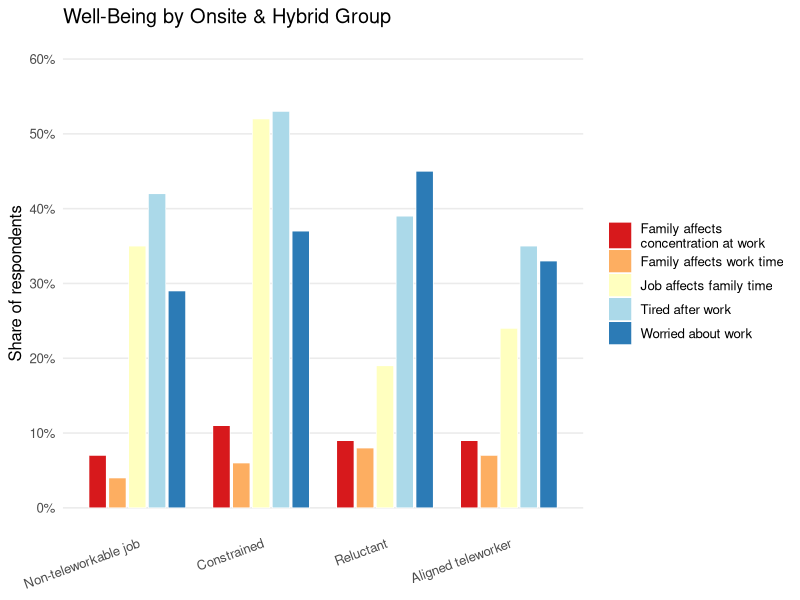

Reproduce this figure in R.
library(dplyr)
library(tidyr)
library(ggplot2)
library(stringr)
library(scales)
library(RColorBrewer)
# Modify Data
lines <- readLines("teleworkable_job_2025.csv")
lines <- str_remove(lines, '^"')
lines <- str_remove(lines, '"$')
mat <- str_split_fixed(lines, "\t", n = 6)
colnames(mat) <- c("Group", mat[1, 2:6])
df2 <- as.data.frame(mat[-1, ], stringsAsFactors = FALSE)
# Mutate
df2 <- df2 %>%
  mutate(across(-Group, ~ as.numeric(.x)))
group_order <- c("Non-teleworkable job", "Constrained", "Reluctant", "Aligned teleworker")
# Make graph long
df_long2 <- df2 %>%
  pivot_longer(
    cols = -Group,
    names_to = "Measure",
    values_to = "Percent"
  ) %>%
  mutate(
    Group = factor(Group, levels = group_order),
    Measure = factor(Measure, levels = c(
      "Worried about work",
      "Tired after work",
      "Job affects family time",
      "Family affects concentration at work",
      "Family affects work time"
    )),
    Measure_wrap = str_wrap(as.character(Measure), width = 24)
  ) %>%
  filter(!is.na(Group))
# Create Plot
ggplot(df_long2, aes(x = Group, y = Percent, fill = Measure_wrap)) +
  geom_col(
    position = position_dodge(width = 0.8),
    width = 0.7, color = "white", linewidth = 0.25
  ) +
  scale_fill_manual(values = brewer.pal(5, "RdYlBu")) +
  scale_y_continuous(
    limits = c(0, 60),
    breaks = seq(0, 60, 10),
    labels = label_percent(scale = 1)
  ) +
  labs(
    title = "Well-Being by Onsite & Hybrid Group",
    x = NULL,
    y = "Share of respondents",
    fill = NULL
  ) +
  theme_minimal(base_size = 12) +
  theme(
    panel.grid.minor = element_blank(),
    panel.grid.major.x = element_blank(),
    axis.text.x = element_text(angle = 20, hjust = 1),
    legend.position = "right",
    strip.text = element_text(face = "bold")
  )
